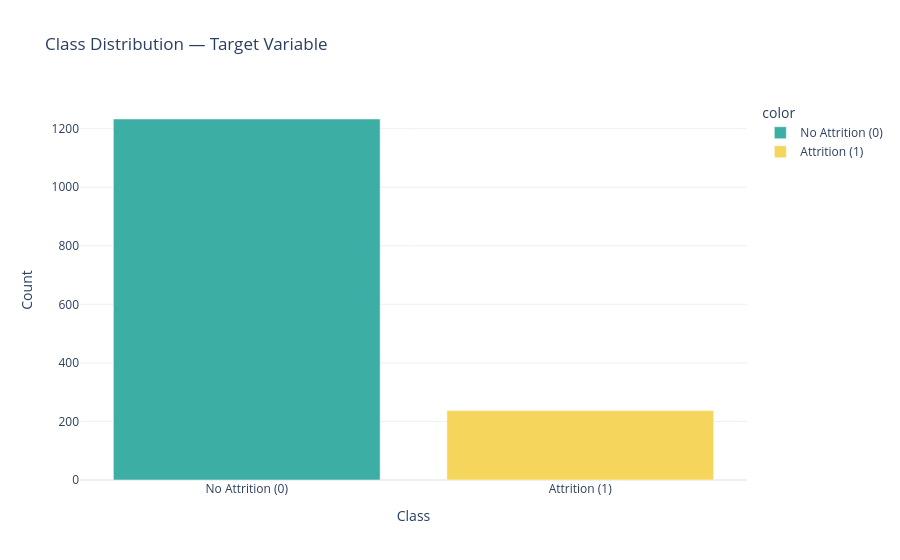

Notebook code for this chart:
### Markdown cell above
## Class Imbalance Analysis

The target class (Attrition) is imbalanced: ~16% positive (attrition=Yes) vs ~84% negative.

### Code cell
class_counts = y.value_counts()
print("Class distribution:")
print(f"  No Attrition (0): {class_counts[0]} ({class_counts[0]/len(y)*100:.1f}%)")
print(f"  Attrition    (1): {class_counts[1]} ({class_counts[1]/len(y)*100:.1f}%)")
print(f"  Imbalance ratio: {class_counts[0]/class_counts[1]:.2f}:1")

fig = px.bar(
    x=['No Attrition (0)', 'Attrition (1)'],
    y=[class_counts[0], class_counts[1]],
    title='Class Distribution — Target Variable',
    labels={'x': 'Class', 'y': 'Count'},
    color=['No Attrition (0)', 'Attrition (1)'],
    color_discrete_map={'No Attrition (0)': '#3CAEA3', 'Attrition (1)': '#F6D55C'}
)
fig.show()

### Figure 1 — Plotly figure (JSON) as saved in the notebook; plotly's stock layout.template omitted (floating-point values rounded to 4 significant figures)
{"data": [{"hovertemplate": "color=No Attrition (0)<br>Class=%{x}<br>Count=%{y}<extra></extra>", "legendgroup": "No Attrition (0)", "marker": {"color": "#3CAEA3", "pattern": {"shape": ""}}, "name": "No Attrition (0)", "orientation": "v", "showlegend": true, "textposition": "auto", "type": "bar", "x": ["No Attrition (0)"], "xaxis": "x", "y": [1233], "yaxis": "y"}, {"hovertemplate": "color=Attrition (1)<br>Class=%{x}<br>Count=%{y}<extra></extra>", "legendgroup": "Attrition (1)", "marker": {"color": "#F6D55C", "pattern": {"shape": ""}}, "name": "Attrition (1)", "orientation": "v", "showlegend": true, "textposition": "auto", "type": "bar", "x": ["Attrition (1)"], "xaxis": "x", "y": [237], "yaxis": "y"}], "layout": {"barmode": "relative", "legend": {"title": {"text": "color"}, "tracegroupgap": 0}, "title": {"text": "Class Distribution — Target Variable"}, "xaxis": {"anchor": "y", "domain": [0.0, 1.0], "title": {"text": "Class"}}, "yaxis": {"anchor": "x", "domain": [0.0, 1.0], "title": {"text": "Count"}}}}
